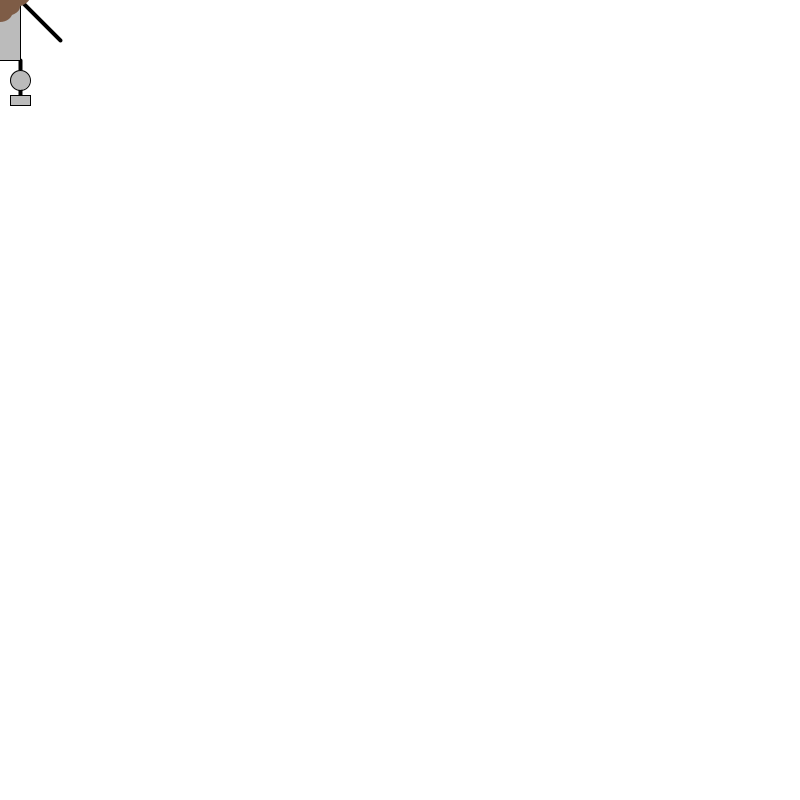
Frame 1 (no input)
Frame 60 (the mouse pressed at the canvas centre just before this capture): identical to frame 1, image omitted
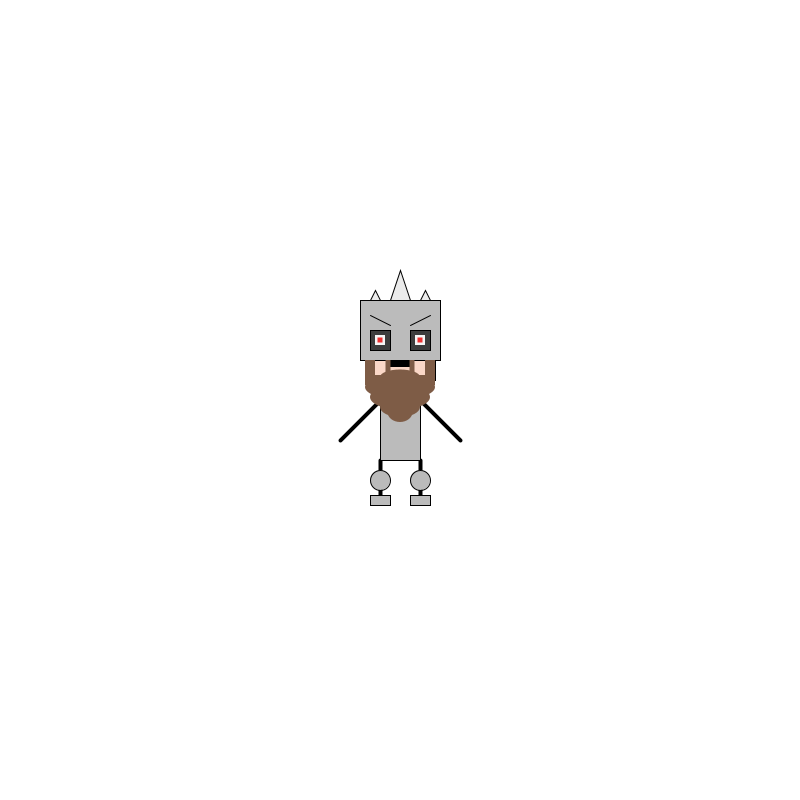
Frame 120 (the mouse held since frame 60 and released just before this capture)

The Processing sketch that drew these frames (run headless with seeded random() and noise(); from frame 60 on, the mouse is pressed at the canvas centre):

// Processing sketch: processing_88082
// ── processing_88082.pde

void setup(){
  size(800,800);      //size of window
}

void draw (){
  background(255);    //background color
  smooth();           //Antialiasing
  rectMode(CENTER);   //Set rect pivot

  if ( mousePressed && ( mouseButton == LEFT ) ) {
    stroke(0);
    fill ( mouseX/2 , pmouseY/4, mouseX/4 );
    // Draw a line from previous mouse location to current mouse location.
    ellipse( mouseX, mouseY, mouseX/2, mouseY/2 );
    fill (0);
  }
  if ( mousePressed && ( mouseButton == RIGHT ) ) {
    
  }
  //  arms objects
  strokeWeight ( 4 ) ;
  line (mouseX- 20 , mouseY ,mouseX- 60 , mouseY + 40 ) ;  //  left arm
  line (mouseX+ 20 , mouseY ,mouseX+ 60 , mouseY + 40 ) ;  //  right arm
  //leg objects
  line (mouseX- 20 , mouseY + 60 ,mouseX- 20 , mouseY + 100 ) ;  //  left leg
  line(mouseX+ 20 , mouseY + 60 ,mouseX+ 20, mouseY + 100 ) ;  //  right leg
  strokeWeight( 1 ) ;
  fill( 187 ) ;
  ellipse(mouseX - 20 , mouseY + 80 , 20 , 20 ) ;  //  left plate
  ellipse(mouseX+ 20 , mouseY + 80 , 20 , 20 ) ;  //  right plate
  rect(mouseX- 20 , mouseY + 100 , 20 , 10 ) ;
  rect(mouseX + 20 , mouseY + 100 , 20 , 10 ); 
  //  body object
  fill(187);          //  COLOR 1 for Char
  rect( mouseX, mouseY + 30 , 40 , 60 ) ;  //  body
  //  neck object
  strokeWeight( 4 ) ;
  line(mouseX, mouseY - 20 ,mouseX, mouseY ) ;  //neck
  //  head objects
  strokeWeight( 1 ) ;
  fill( 187 ) ;                                                    //COLOR 1 for Char
  stroke( 0 ) ;
  rect(mouseX, mouseY -70 , 80 , 60 ) ;
  fill( 250 , 215 , 199 ) ;                                            //SKIN for Char
  rect(mouseX, mouseY - 30 , 70 , 20 ) ;
  fill( 60 ) ;                                                     //eye color
  rect(mouseX+ 20 , mouseY - 60 , 20 , 20 ) ;                            //right eye
  rect(mouseX- 20 , mouseY - 60 , 20 , 20 ) ;                            //left eye
  noStroke() ;                                                   //stop stroke for eye
  fill( 245 ) ;                                                    //sclera color
  rect(mouseX+ 20 , mouseY - 60 , 10 , 10 ) ;                            //right sclera
  rect(mouseX- 20 , mouseY - 60 , 10 , 10 ) ;                            //left sclera
  fill( 237 , 50 , 50 ) ;                                              //pupil color
  rect(mouseX+ 20 , mouseY - 60 , 5 , 5 ) ;                              //right pupil
  rect(mouseX- 20 , mouseY - 60 , 5 , 5 ) ;                              //left pupil
  fill( 0 ) ;                                                      //Black
  stroke( 0 ) ;                                                    //stroke back to normal
  rect(mouseX, mouseY - 36 , 20 , 5 ) ;                             //mouth
  line(mouseX+ 30 , mouseY - 85 ,mouseX+ 10 , mouseY - 75 ) ;            //right eyebrow
  line(mouseX- 30 , mouseY - 85 ,mouseX- 10 , mouseY - 75 ) ;            //left eyebrow
  fill( 235 ) ;
  triangle(mouseX+ 10 , mouseY - 100 ,mouseX- 10 , mouseY - 100 ,mouseX, mouseY - 130 ) ;
  triangle(mouseX- 30 , mouseY - 100 ,mouseX- 20 , mouseY - 100 ,mouseX- 25 , mouseY - 110 ) ;
  triangle(mouseX+ 20 , mouseY - 100 ,mouseX+ 30 , mouseY - 100 ,mouseX+ 25 , mouseY - 110 ) ;
  //  beard
  fill( 126 , 92 , 70 ) ;
  noStroke();
  rect(mouseX+ 30 , mouseY - 30 , 10 , 20 ) ;
  rect(mouseX- 30 , mouseY - 30 , 10 , 20 ) ;
  rect(mouseX+ 12 , mouseY - 30 , 5 , 20 ) ;
  rect(mouseX- 12 , mouseY - 30 , 5 , 20 ) ;
  rect(mouseX, mouseY - 20 , 70 , 10 ) ;
  ellipse(mouseX, mouseY - 23 , 40 , 15 ) ;
  ellipse(mouseX, mouseY - 13 , 70 , 25 ) ;
  ellipse(mouseX, mouseY - 3 , 60 , 25 ) ;
  ellipse(mouseX, mouseY + 7 , 40 , 20 ) ;
  ellipse(mouseX, mouseY + 12 , 25 , 20 ) ;
  stroke( 0 ) ;  
}
